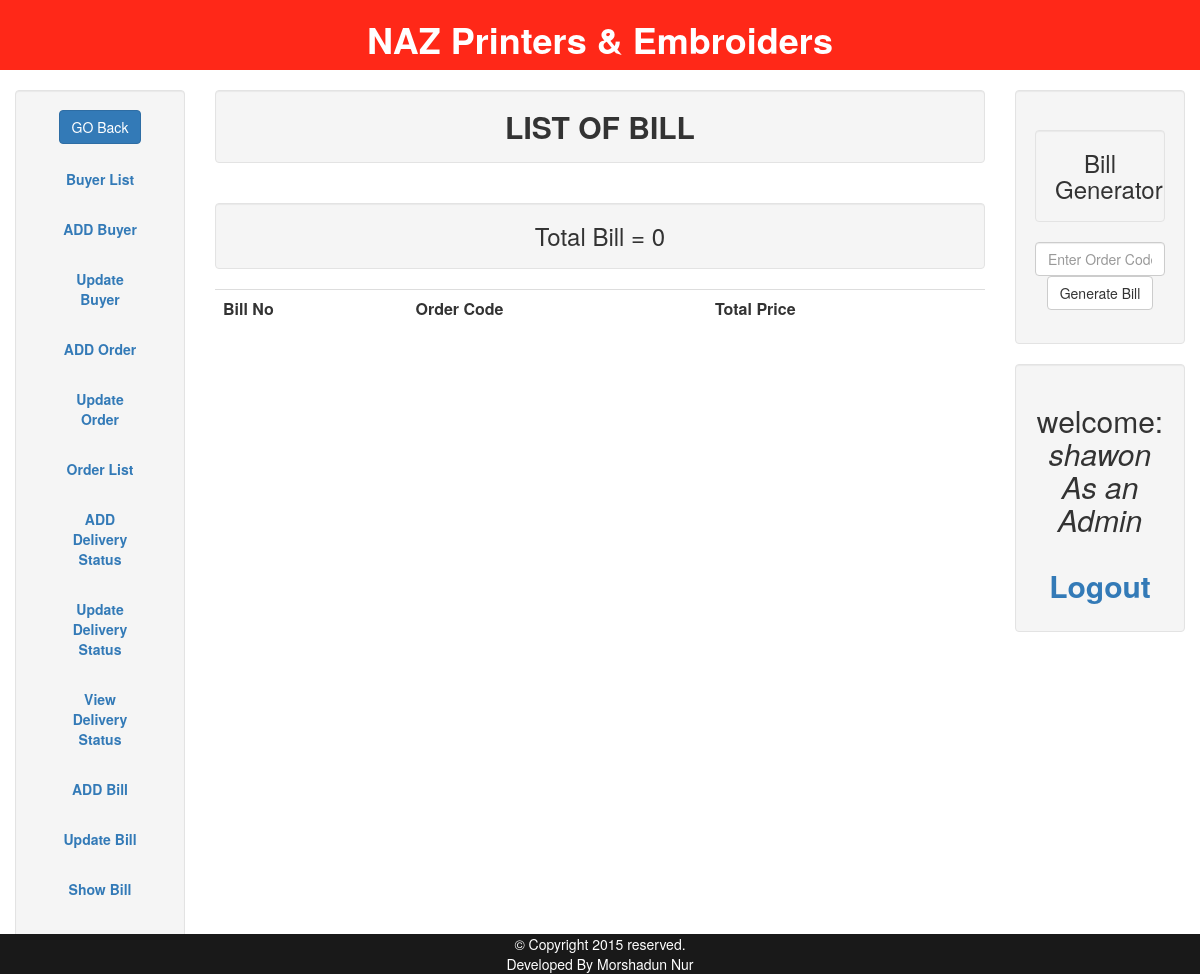
Before: /admin/bill-list.php (signed in) with the older database file.
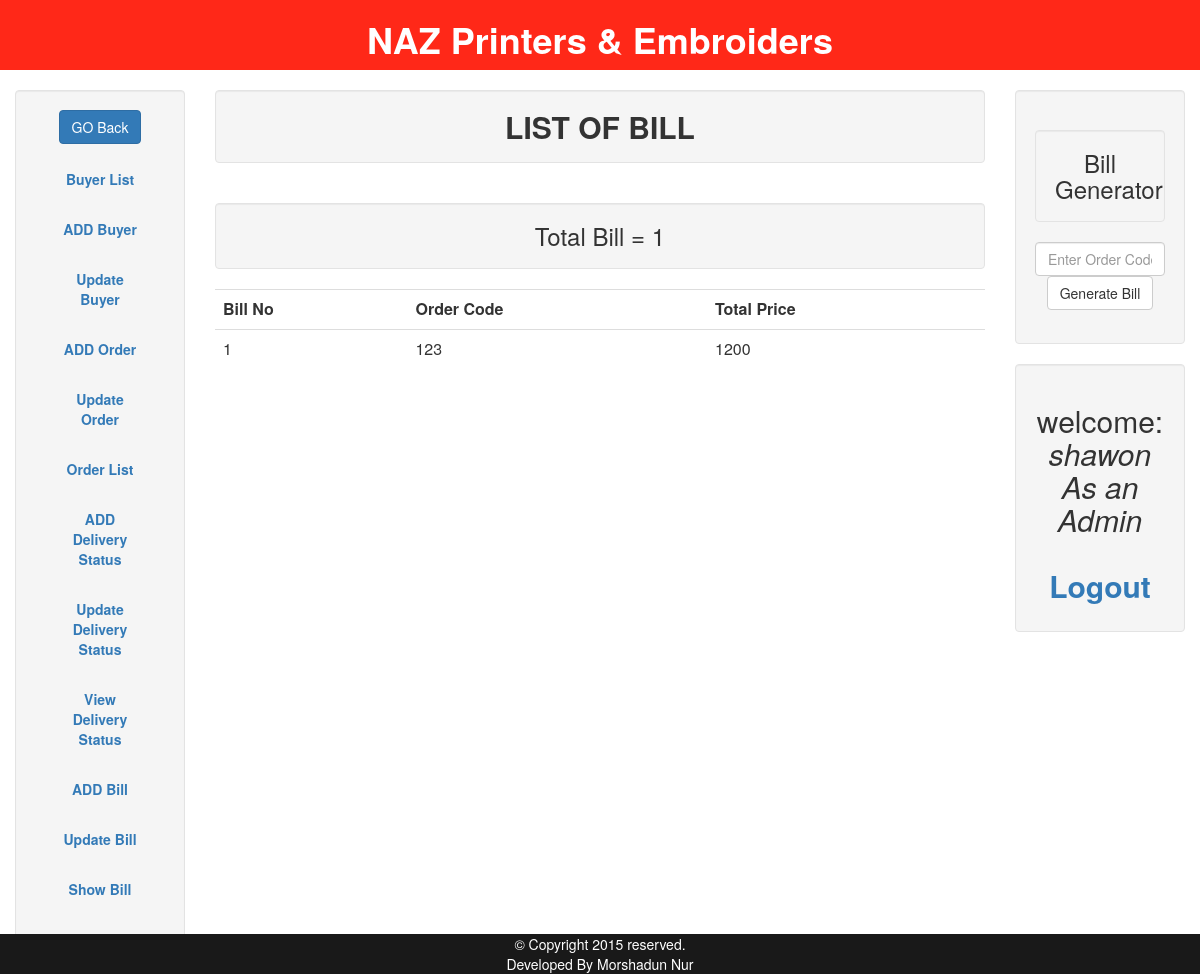
After: the same page with the newer database file.
### tables this page shows
CREATE TABLE IF NOT EXISTS `bill` (
`bill_no` int(100) NOT NULL,
  `order_code` int(100) NOT NULL,
  `total_price` int(100) NOT NULL
);

### session.php (called while the page is built, shortened)
<?php
$conn = mysql_connect("localhost", "root", "");
$user_check=$_SESSION['login_user'];
$type_check=$_SESSION['user_type'];
$ses_sql=mysql_query("select * from user where username='$user_check' AND type='$type_check'", $conn);
$row = mysql_fetch_assoc($ses_sql);
$login_session =$row ['username'];
$login_type =$row ['type'];
?>

### admin/bill-list.php (the view, shortened to what this page needs)
<?php
require '../session.php';
    include '../includes/header.php';
?>
<div class="container-fluid text-center">
    <div class="row content">
        <div class="col-sm-2 sidenav">
            <aside class="well">
                        <a href="admin.php"> <button  class="btn btn-primary btn-md" type="button">GO Back</button></a>
                <ul>
                    <li><a href="buyer-list.php">Buyer List</a></li> <br>
                    <li><a href="add-buyer.php">ADD Buyer</a></li> <br>
                    <li><a href="update-buyer.php">Update Buyer</a></li> <br>
                    <li><a href="add-order.php">ADD Order</a></li> <br>
                    <li><a href="update-order.php">Update Order</a></li> <br>
                    <li><a href="order-list.php">Order List</a></li> <br>
                    <li><a href="add-del-status.php">ADD Delivery Status</a></li> <br>
                    <li><a href="update-del-status.php">Update Delivery Status</a></li> <br>
                    <li><a href="show-del-status.php">View Delivery Status</a></li> <br>
                    <li><a href="add-bill.php">ADD Bill</a></li> <br>
                    <li><a href="update-bill.php">Update Bill</a></li> <br>
                    <li><a href="bill-list.php">Show Bill</a></li>
                </ul>
            </aside>
        </div>
        <div class="col-sm-8 text-left" id="product_status">
            <h2 class="well text-center"><b>LIST OF BILL</b></h2>
                        <div class="table-responsive" id="#order_list">
                    <?php
                $result = mysql_query( "SELECT * FROM bill" )
                or die("SELECT Error: ".mysql_error());
                $num_rows = mysql_num_rows($result);
                   echo "<h3 class='well text-center'>Total Bill  = $num_rows  </h3>" ;
                print '<table class="table table-hover">';
                print "<tr><th>Bill No</th><th>Order Code</th><th>Total Price</th></tr>";
                while ($get_info = mysql_fetch_row($result)){
                print "<tr>";
                foreach ($get_info as $field)
                print "<td>$field</td>";
                print "</tr>";
                }
                print "</table>";
            ?>
            </div>
        </div>
        <div class="col-sm-2 sidenav">
           <div class="well">
                <h3 class="well text-center">Bill Generator</h3>
                <form  role="form" method="post" action="bill-gen.php" enctype="multipart/form-data">
                <input type="text" class="form-control" id="order_code" placeholder="Enter Order Code" name="order_code">
              <button type="submit" class="btn btn-default" value="Submit" >Generate Bill</button>
                </form>
            </div>
            <div class="well">
                <h2 id="welcome">
                    welcome: <br><i> <?php echo $login_session .' As an '. $login_type. "</br>"; ?></i>
                   <br> <b id="logout"><a href="../logout.php">Logout</a></b>
                </h2>
            </div>
        </div>
    </div>
</div>
<?php include '../includes/footer.php'; ?>

Changed rows visible on the page:
added bill: bill_no "1", order_code "123", total_price "1200"
Other visible differences:
$num_rows: "0" → "1"
